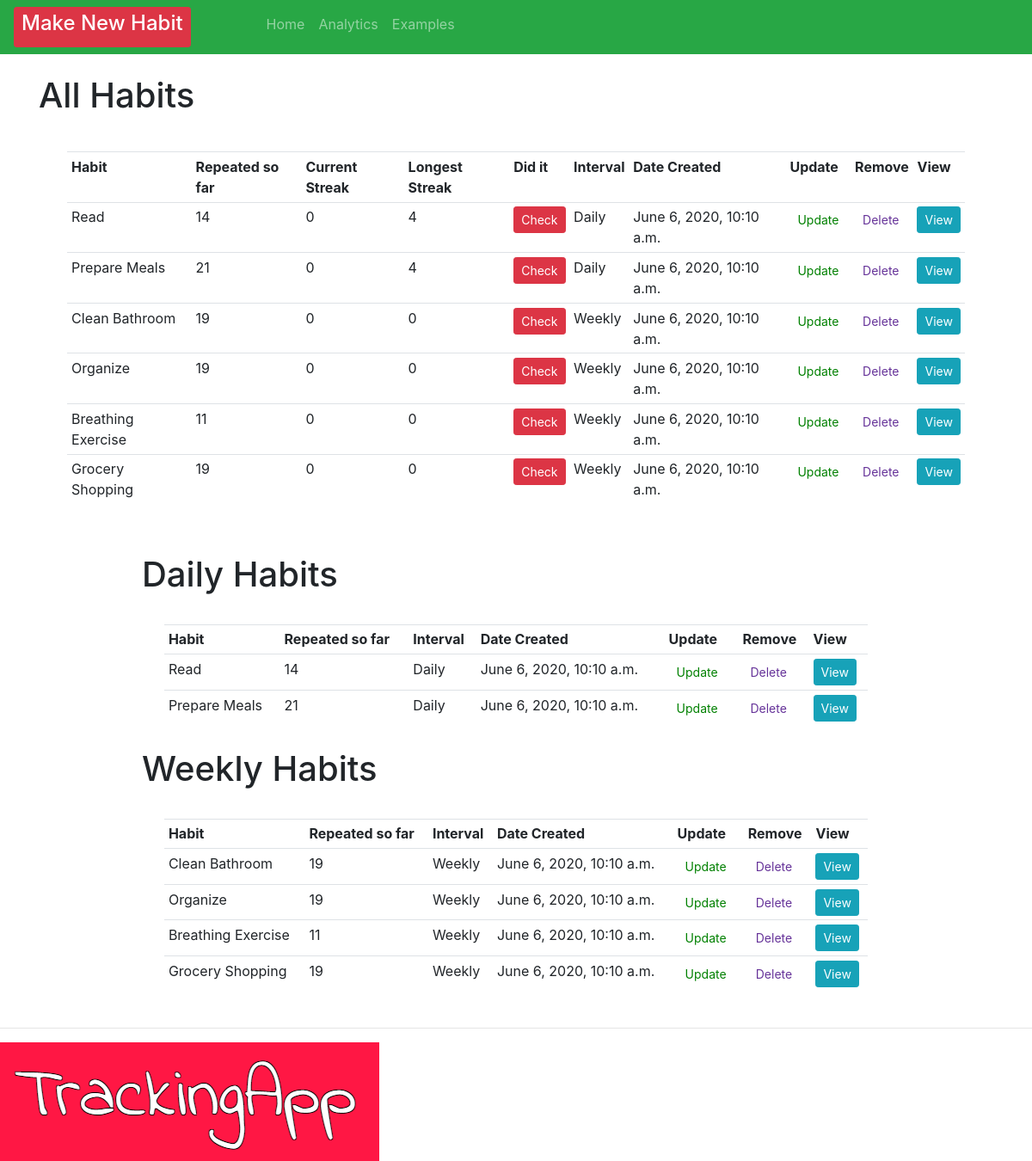
Before: / with the older database file.
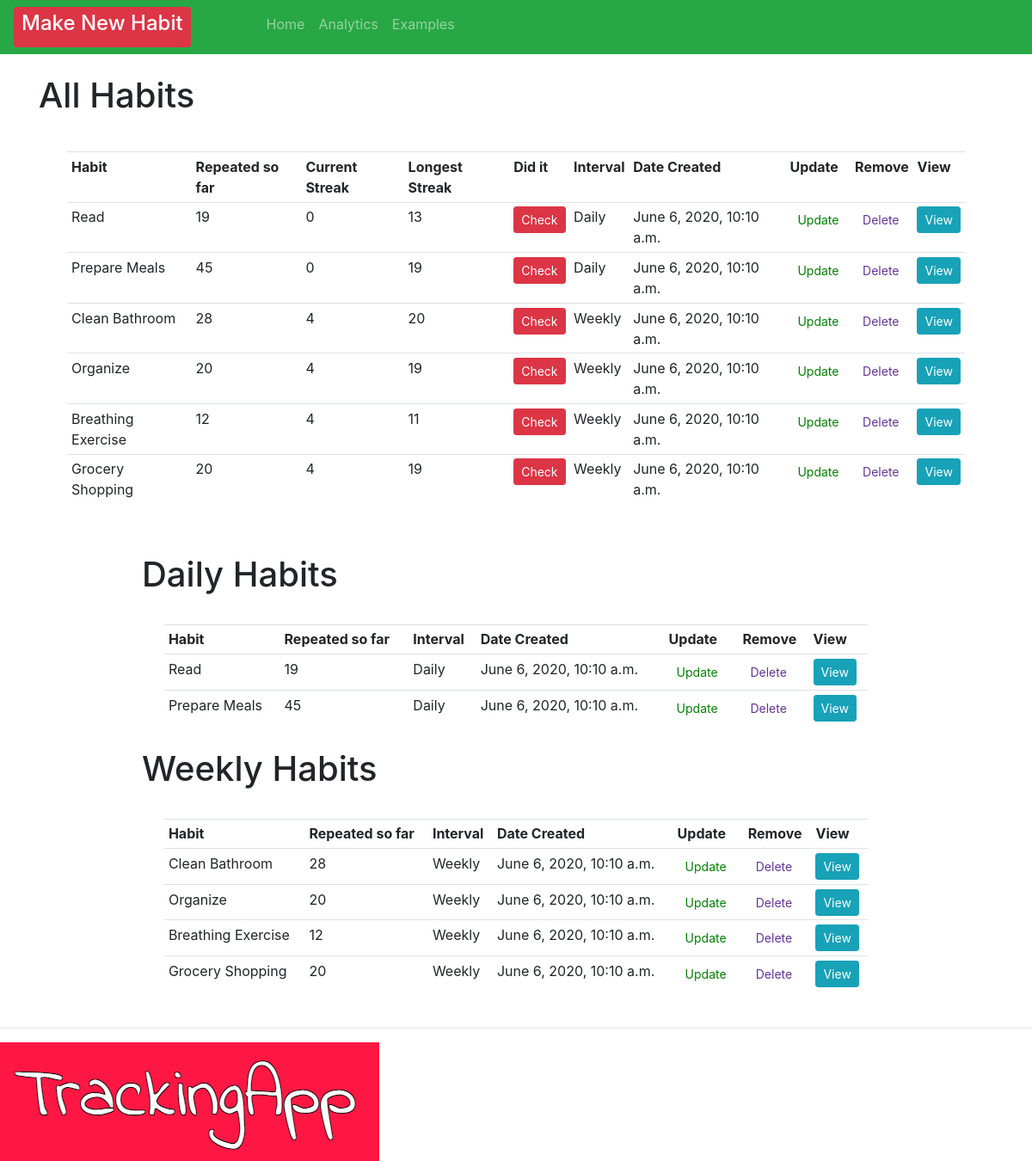
After: the same page with the newer database file.
### crm/models.py (models this page shows, shortened)
class Order(models.Model):
    INTERVAL = (
            ('Daily', 'Daily'),
            ('Weekly', 'Weekly' ),
                      )
    habit = models.CharField(max_length=200, null=True, blank=True)
    interval = models.CharField(max_length=400, null=True, choices=INTERVAL)
    checked = models.IntegerField(blank=True, default=0, null=True)
    streak = models.IntegerField(blank=True, default=0, null=True)
    longestStreak = models.IntegerField(blank=True, default=0, null=True)
    created = models.DateTimeField(auto_now=True, auto_now_add=False, editable=False, null=True, blank=True)
    checkedList = models.ManyToManyField(Repeats)
    timeStamp = models.DateTimeField(auto_now=True, blank=True)
    date_created = models.DateTimeField(auto_now_add=True, null=True, editable=False, blank=True)
    dateAsString = models.CharField(max_length=200, null=True, blank=True)

### crm/views.py (the view)
# urls.py: path('', views.home, name="home" ),
def home(request):
    orders = Order.objects.all()
    total_orders = orders.count()
    dailyFilter = Order.objects.filter(interval="Daily")
    weeklyFilter = Order.objects.filter(interval="Weekly")
    context = {'orders': orders, 'total_orders': total_orders, 'dailyFilter': dailyFilter, 'weeklyFilter':weeklyFilter}
    return render(request, 'habit/dashboard.html', context)

### crm/templates/habit/dashboard.html (shortened to what this page needs)
{% extends 'habit/main.html' %}
{% block content %}
<br>
<div class="row" style="padding-left: 5%; padding-right: 5%;">
    <table style="margin: 3%" class="table table-sm">
        <h1> All Habits {{checked}} </h1>
        <tr>
            <th>Habit</th>
            <th>Repeated so far</th>
            <th>Current Streak</th>
            <th>Longest Streak</th>
            <th>Did it</th>
            <th>Interval</th>
            <th>Date Created</th>
            <th>Update</th>
            <th>Remove</th>
            <th>View</th>
        </tr>
        {% for order in orders %}
        <tr>
            <td>
                       {{ order.habit }}
            </td>
            <td>
                {{order.checkedList.count}}
            </td>
            <td>
                {{order.streak}}
            </td>
            <td>
                {{ order.longestStreak }}
             </td>
            <td>
                <form action="{% url 'check_habit' order.id %}" method="POST">
                    <button type="submit" , name="post_id" , value="{{order.id}}" ,
                        class="btn btn-sm btn-danger">Check</button>
                </form>
            </td>
            <td>{{order.interval}}</td>
            <td>{{order.date_created}}</td>
            <td><a class="btn btn-sm" style="color: green;" href="{% url 'update_habit' order.id %}">Update</a></td>
            <td><a class="btn btn-sm" style="color: rebeccapurple;" href="{% url 'delete' order.id %}">Delete</a></td>
            <td><a class="btn btn-sm btn-info" href="{% url 'habit' order.id %}">View</a></td>
        </tr>
        {% endfor %}
    </table>
</div>
<br>
<div class="row" style="padding-left: 15%; padding-right: 15%;">
    <table style="margin: 3%" class="table table-sm">
        <h1> Daily Habits </h1>
        <tr>
            <th>Habit</th>
            <th>Repeated so far</th>
            <th>Interval</th>
            <th>Date Created</th>
            <th>Update</th>
            <th>Remove</th>
            <th>View</th>
        </tr>
        {% for day in dailyFilter %}
       <td>
            {{ day.habit }}
        </td>
        <td>
            {{day.checkedList.count}}
        </td>
        <td>{{day.interval}}</td>
        <td>{{day.date_created}}</td>
        <td><a class="btn btn-sm" style="color: green;" href="{% url 'update_habit' day.id %}">Update</a></td>
        <td><a class="btn btn-sm" style="color: rebeccapurple;" href="{% url 'delete' day.id %}">Delete</a></td>
        <td><a class="btn btn-sm btn-info" href="{% url 'habit' day.id %}">View</a></td>
        {% endfor %}
    </table>
</div>
<div class="row" style="padding-left: 15%; padding-right: 15%;">
    <table style="margin: 3%" class="table table-sm">
        <tr>
            <th>Habit</th>
            <th>Repeated so far</th>
            <th>Interval</th>
            <th>Date Created</th>
            <th>Update</th>
            <th>Remove</th>
            <th>View</th>
        </tr>
        <h1> Weekly Habits </h1>
        {% for week in weeklyFilter %}
        <tr>
             <td>
                {{ week.habit }}
            </td>
            <td>
                {{week.checkedList.count}}
            </td>
                      <td>{{week.interval}}</td>
            <td>{{week.date_created}}</td>
            <td><a class="btn btn-sm" style="color: green;" href="{% url 'update_habit' week.id %}">Update</a>
            </td>
            <td><a class="btn btn-sm" style="color: rebeccapurple;" href="{% url 'delete' week.id %}">Delete</a>
            </td>
            <td><a class="btn btn-sm btn-info" href="{% url 'habit' week.id %}">View</a></td>
        </tr>
        {% endfor %}
    </table>
</div>
{% endblock %}

### crm/templates/habit/main.html (shortened to what this page needs)
<!DOCTYPE html>
<html>
<head>
    <link rel="stylesheet" href="https://stackpath.bootstrapcdn.com/bootstrap/4.3.1/css/bootstrap.min.css"
>
</head>
<body>
    {% include 'habit/navbar.html' %}
    {% block content  %}
    {% endblock  %}
    {%load static%}
    <hr>
    <img src="{% static 'images/logo.png' %}">
</body>
</html>

### crm/templates/habit/navbar.html (shortened to what this page needs)
{%load static%}
<nav class="navbar navbar-expand-lg navbar-dark bg-success" >
    <div class="collapse navbar-collapse" id="navbarNav">
      <ul class="navbar-nav">
        <li>
          <div class="nav-item" style="margin-right:80px">
            <a class="btn btn-sm btn-block btn-danger" href="{% url 'create_habit' %}"><h4>Make New Habit</h4></a>
        </div>
        <li class="nav-item" >
          <a class="nav-link"  style="justify-content: flex-end;"  href="{% url 'home' %}">Home <span class="sr-only">(current)</span></a>
        </li>
        <li class="nav-item">
          <a class="nav-link" href="{% url 'analytics' %}">Analytics</a>
        </li>
        <li class="nav-item">
          <a class="nav-link" href="{% url 'examples' %}">Examples</a>
        </li>
                </li>
      </ul>
    </div>
  </nav>

Changed rows visible on the page:
changed Order "Read": checkedList.count "14" → "19"; longestStreak "4" → "13"
changed Order "Prepare Meals": checkedList.count "21" → "45"; longestStreak "4" → "19"
changed Order "Clean Bathroom": checkedList.count "19" → "28"; streak "0" → "4"; longestStreak "0" → "20"
changed Order "Organize": checkedList.count "19" → "20"; streak "0" → "4"; longestStreak "0" → "19"
changed Order "Breathing Exercise": checkedList.count "11" → "12"; streak "0" → "4"; longestStreak "0" → "11"
changed Order "Grocery Shopping": checkedList.count "19" → "20"; streak "0" → "4"; longestStreak "0" → "19"
